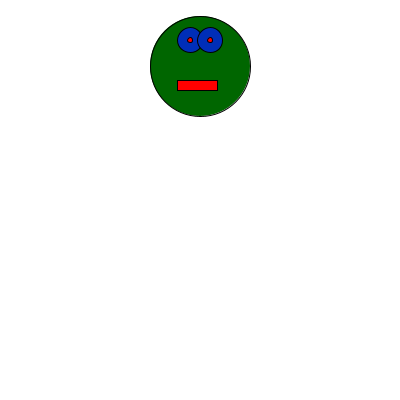
Frame 1 (no input)
Frame 60 (the mouse pressed at the canvas centre just before this capture): identical to frame 1, image omitted
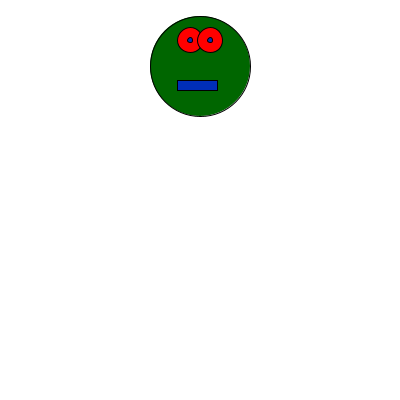
Frame 120 (the mouse held since frame 60 and released just before this capture)

The Processing sketch that drew these frames (run headless with seeded random() and noise(); from frame 60 on, the mouse is pressed at the canvas centre):

// Processing sketch: sketch_jumper
// ── sketch_jumper.pde
    
   //character template
   
   //setup
    void setup()
    {
      size(400, 400); 
    int value = 0;
  smooth();
}
    
    
    //draw loop
    void draw()
    {
      background(255);
      jumpingjackguy();
      
    }
    
    // character function
    void jumpingjackguy()
    {
      
    fill(0, 102, 0); // bodycolor
    ellipse( width / 2, height / 6, 100, 100);
     
     
      float x = width / 2;
     float y = height / 2;
        if(mousePressed == true) {
            fill(255, 0, 0);
        } else {
          fill(0, 46, 184);
        }
      
      
     ellipse( x - 10 , y / 5, 25, 25);
      ellipse(  x + 10 , y / 5, 25, 25);
     fill(204, 102, 0);
    
    if(mousePressed == true) {
      fill(0, 46, 184);
    } else {
      fill(255, 0, 0);
    }
    
    ellipse( x - 10 , y / 5, 5, 5);
    ellipse(  x + 10 , y / 5, 5, 5);

  rect(height / 2.25, width / 5, 40, 10);

















}
    
